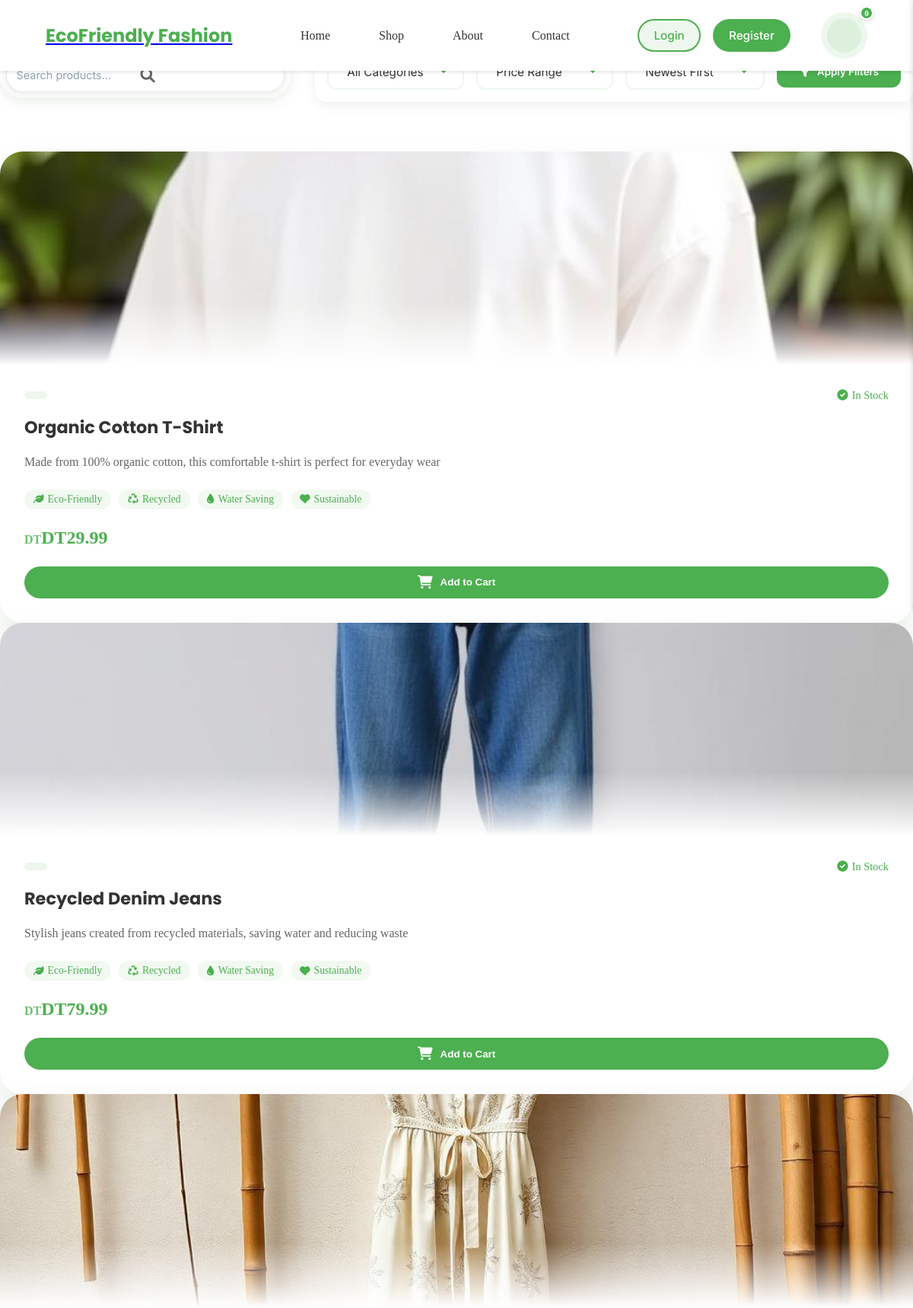
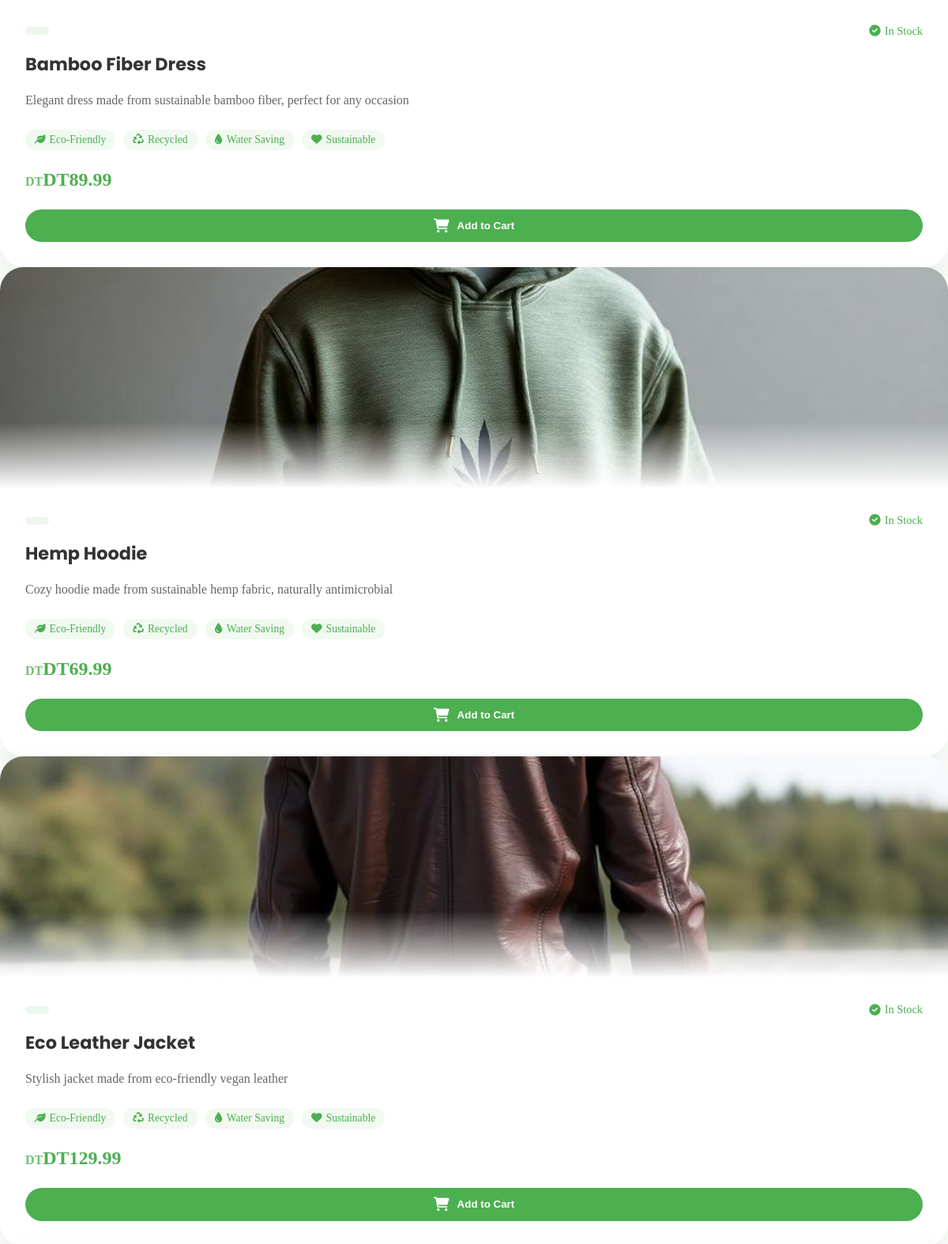
The page /shop.php (upper part) on the database its author committed (2 pictures, top to bottom).
### tables this page shows
CREATE TABLE IF NOT EXISTS products (
    id INT PRIMARY KEY AUTO_INCREMENT,
    name VARCHAR(100) NOT NULL,
    description TEXT,
    price DECIMAL(10, 2) NOT NULL,
    stock INT NOT NULL DEFAULT 0,
    image_url VARCHAR(255),
    category_id INT,
    created_at TIMESTAMP DEFAULT CURRENT_TIMESTAMP,
    updated_at TIMESTAMP DEFAULT CURRENT_TIMESTAMP ON UPDATE CURRENT_TIMESTAMP,
    FOREIGN KEY (category_id) REFERENCES categories(id) ON DELETE SET NULL
);

### shop.php (the view, shortened to what this page needs)
<?php
require_once 'config/db_connect.php';
$sql = "SELECT * FROM products";
$result = $conn->query($sql);
?>
<!DOCTYPE html>
<html lang="en">
<head>
    <link rel="stylesheet" href="css/style.css">
    <link rel="stylesheet" href="https://cdnjs.cloudflare.com/ajax/libs/font-awesome/6.0.0/css/all.min.css">
</head>
<body>
    <?php include 'includes/header.php'; ?>
    <main class="shop-page">
        <div class="shop-header">
            <h1>Our Products</h1>
            <p>Discover our sustainable and eco-friendly fashion collection</p>
        </div>
        <section class="search-filter-section">
            <div class="search-filter-container">
                <form class="search-bar" id="searchForm" action="search.php" method="GET">
                    <input type="text" id="searchInput" name="q" placeholder="Search products...">
                    <button type="submit" class="search-submit">
                        <i class="fas fa-search search-icon"></i>
                    </button>
                </form>
                <div class="filter-options">
                    <select class="filter-select" id="categoryFilter">
                        <option value="">All Categories</option>
                    </select>
                    <select class="filter-select" id="priceFilter">
                        <option value="">Price Range</option>
                    </select>
                    <select class="filter-select" id="sortFilter">
                        <option value="newest">Newest First</option>
                    </select>
                    <button type="button" id="applyFilters" class="apply-filters-btn">
                        <i class="fas fa-filter"></i>
                        Apply Filters
                    </button>
                </div>
            </div>
        </section>
        <section class="products-grid">
            <?php
            if ($result->num_rows > 0) {
                while($product = $result->fetch_assoc()) {
                    ?>
                    <div class="product-card">
                        <a href="product.php?id=<?php echo $product['id']; ?>" class="product-link">
                            <div class="product-image">
                                <img src="<?php echo htmlspecialchars($product['image_url']); ?>"
                                     alt="<?php echo htmlspecialchars($product['name']); ?>">
                            </div>
                        </a>
                        <div class="product-info">
                            <div class="product-meta">
                                <span class="product-category"><?php echo htmlspecialchars($product['category']); ?></span>
                                <span class="product-status">
                                    <i class="fas fa-check-circle"></i> In Stock
                                </span>
                            </div>
                            <h3 class="product-title"><?php echo htmlspecialchars($product['name']); ?></h3>
                            <p class="product-description">
                                <?php
                                $description = htmlspecialchars($product['description']);
                                echo strlen($description) > 100 ? substr($description, 0, 100) . '...' : $description;
                                ?>
                            </p>
                            <div class="product-features">
                                <span class="feature-tag">
                                    <i class="fas fa-leaf"></i> Eco-Friendly
                                </span>
                                <span class="feature-tag">
                                    <i class="fas fa-recycle"></i> Recycled
                                </span>
                                <span class="feature-tag">
                                    <i class="fas fa-tint"></i> Water Saving
                                </span>
                                <span class="feature-tag">
                                    <i class="fas fa-heart"></i> Sustainable
                                </span>
                            </div>
                            <div class="product-price">
                                <span class="price-amount">DT<?php echo number_format($product['price'], 2); ?></span>
                            </div>
                            <div class="product-actions">
                                <button type="button" class="add-to-cart-btn" data-product-id="<?php echo $product['id']; ?>">
                                    <i class="fas fa-shopping-cart"></i>
                                    Add to Cart
                                </button>
                            </div>
                        </div>
                    </div>
                    <?php
                }
            } else {
                echo "<p class='no-products'>No products found</p>";
            }
            ?>
        </section>
    </main>
</body>
</html>

### includes/header.php (style rules this page uses)
.search-bar { width: 400px; position: relative; }
.search-bar input { width: 100%; padding: 0.8rem; border: 2px solid #eee; border-radius: 25px; font-size: 0.9rem; transition: border-color 0.3s ease; }
.search-bar button { position: absolute; right: 10px; top: 50%; transform: translateY(-50%); background: none; border: none; color: #666; cursor: pointer; }

### rows shown on the page
products: image_url (picture), name "Organic Cotton T-Shirt", description "Made from 100% organic cotton, this comfortable t-shirt is perfect for everyday wear", price "29.99"
products: image_url (picture), name "Recycled Denim Jeans", description "Stylish jeans created from recycled materials, saving water and reducing waste", price "79.99"
products: image_url (picture), name "Bamboo Fiber Dress", description "Elegant dress made from sustainable bamboo fiber, perfect for any occasion", price "89.99"
products: image_url (picture), name "Hemp Hoodie", description "Cozy hoodie made from sustainable hemp fabric, naturally antimicrobial", price "69.99"
products: image_url (picture), name "Eco Leather Jacket", description "Stylish jacket made from eco-friendly vegan leather", price "129.99"
